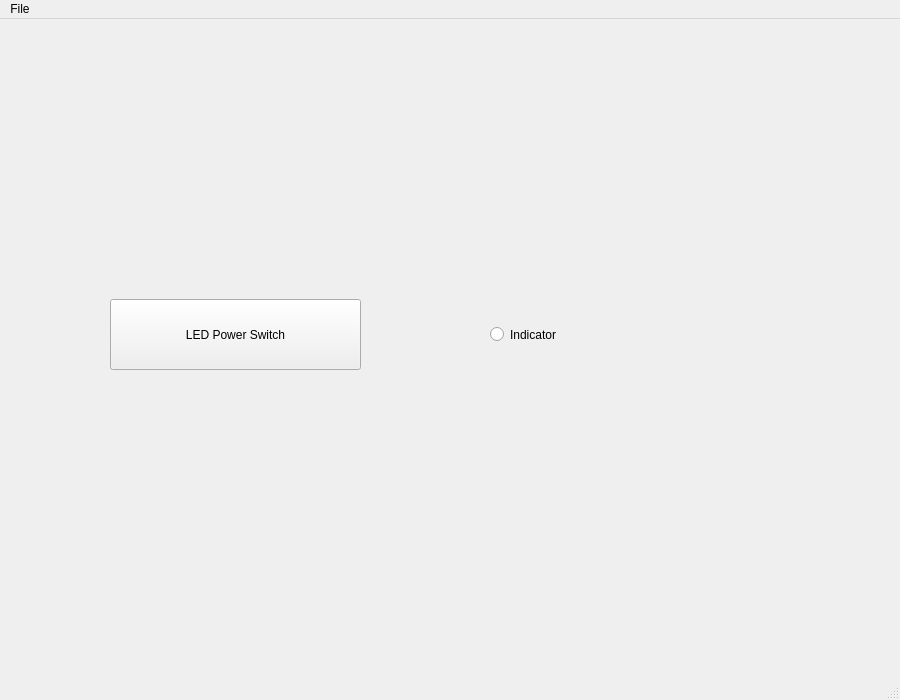
<?xml version="1.0" encoding="UTF-8"?>
<ui version="4.0">
 <class>MainWindow</class>
 <widget class="QMainWindow" name="MainWindow">
  <property name="geometry">
   <rect>
    <x>0</x>
    <y>0</y>
    <width>900</width>
    <height>700</height>
   </rect>
  </property>
  <property name="windowTitle">
   <string>MainWindow</string>
  </property>
  <widget class="QWidget" name="centralwidget">
   <widget class="QPushButton" name="pushButton">
    <property name="geometry">
     <rect>
      <x>110</x>
      <y>280</y>
      <width>251</width>
      <height>71</height>
     </rect>
    </property>
    <property name="text">
     <string>LED Power Switch</string>
    </property>
   </widget>
   <widget class="QRadioButton" name="radioButton">
    <property name="geometry">
     <rect>
      <x>490</x>
      <y>280</y>
      <width>241</width>
      <height>71</height>
     </rect>
    </property>
    <property name="text">
     <string>Indicator</string>
    </property>
   </widget>
  </widget>
  <widget class="QMenuBar" name="menubar">
   <property name="geometry">
    <rect>
     <x>0</x>
     <y>0</y>
     <width>900</width>
     <height>27</height>
    </rect>
   </property>
   <widget class="QMenu" name="menuFile">
    <property name="title">
     <string>File</string>
    </property>
    <addaction name="actionClose"/>
   </widget>
   <addaction name="menuFile"/>
  </widget>
  <widget class="QStatusBar" name="statusbar"/>
  <action name="actionClose">
   <property name="text">
    <string>Close</string>
   </property>
  </action>
 </widget>
 <resources/>
 <connections>
  <connection>
   <sender>actionClose</sender>
   <signal>triggered()</signal>
   <receiver>MainWindow</receiver>
   <slot>close()</slot>
   <hints>
    <hint type="sourcelabel">
     <x>-1</x>
     <y>-1</y>
    </hint>
    <hint type="destinationlabel">
     <x>449</x>
     <y>349</y>
    </hint>
   </hints>
  </connection>
 </connections>
</ui>
